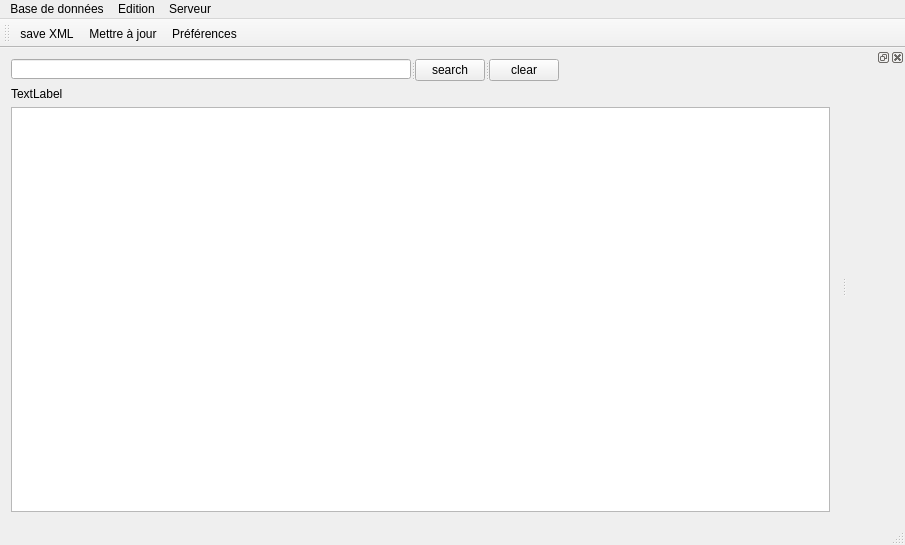
<?xml version="1.0" encoding="UTF-8"?>
<ui version="4.0">
 <class>MainWindow</class>
 <widget class="QMainWindow" name="MainWindow">
  <property name="geometry">
   <rect>
    <x>0</x>
    <y>0</y>
    <width>905</width>
    <height>545</height>
   </rect>
  </property>
  <property name="windowTitle">
   <string>MainWindow</string>
  </property>
  <widget class="QWidget" name="centralWidget">
   <layout class="QVBoxLayout" name="verticalLayout">
    <item>
     <widget class="QSplitter" name="splitter">
      <property name="maximumSize">
       <size>
        <width>554</width>
        <height>32</height>
       </size>
      </property>
      <property name="orientation">
       <enum>Qt::Horizontal</enum>
      </property>
      <widget class="QLineEdit" name="searchFiled">
       <property name="maximumSize">
        <size>
         <width>400</width>
         <height>20</height>
        </size>
       </property>
      </widget>
      <widget class="QPushButton" name="searchButton">
       <property name="maximumSize">
        <size>
         <width>70</width>
         <height>16777215</height>
        </size>
       </property>
       <property name="text">
        <string>search</string>
       </property>
      </widget>
      <widget class="QPushButton" name="clrSearchButton">
       <property name="maximumSize">
        <size>
         <width>70</width>
         <height>16777215</height>
        </size>
       </property>
       <property name="text">
        <string>clear</string>
       </property>
      </widget>
     </widget>
    </item>
    <item>
     <widget class="QLabel" name="searchLabel">
      <property name="text">
       <string>TextLabel</string>
      </property>
     </widget>
    </item>
    <item>
     <widget class="QTableView" name="tableView">
      <attribute name="verticalHeaderVisible">
       <bool>true</bool>
      </attribute>
     </widget>
    </item>
   </layout>
  </widget>
  <widget class="QMenuBar" name="menuBar">
   <property name="geometry">
    <rect>
     <x>0</x>
     <y>0</y>
     <width>905</width>
     <height>22</height>
    </rect>
   </property>
   <widget class="QMenu" name="menuBase_de_donn_es">
    <property name="title">
     <string>Base de données</string>
    </property>
    <addaction name="actionMettre_jour"/>
    <addaction name="actionSave_XML"/>
    <addaction name="actionPr_f_rences"/>
   </widget>
   <widget class="QMenu" name="menuServeur">
    <property name="title">
     <string>Serveur</string>
    </property>
    <addaction name="actionPousser"/>
    <addaction name="actionTirer"/>
   </widget>
   <widget class="QMenu" name="menuEdition">
    <property name="title">
     <string>Edition</string>
    </property>
    <addaction name="actionDuplicate"/>
    <addaction name="actionDelete"/>
   </widget>
   <addaction name="menuBase_de_donn_es"/>
   <addaction name="menuEdition"/>
   <addaction name="menuServeur"/>
  </widget>
  <widget class="QStatusBar" name="statusBar"/>
  <widget class="QDockWidget" name="dockWidget">
   <attribute name="dockWidgetArea">
    <number>2</number>
   </attribute>
   <widget class="QWidget" name="dockWidgetContents"/>
  </widget>
  <widget class="QToolBar" name="toolBar">
   <property name="windowTitle">
    <string>toolBar</string>
   </property>
   <attribute name="toolBarArea">
    <enum>TopToolBarArea</enum>
   </attribute>
   <attribute name="toolBarBreak">
    <bool>false</bool>
   </attribute>
   <addaction name="actionSave_XML"/>
   <addaction name="actionMettre_jour"/>
   <addaction name="actionPr_f_rences"/>
  </widget>
  <action name="actionMettre_jour">
   <property name="text">
    <string>Mettre à jour</string>
   </property>
  </action>
  <action name="actionSave_XML">
   <property name="text">
    <string>save XML</string>
   </property>
  </action>
  <action name="actionPr_f_rences">
   <property name="text">
    <string>Préférences</string>
   </property>
  </action>
  <action name="actionPousser">
   <property name="text">
    <string>Pousser</string>
   </property>
  </action>
  <action name="actionTirer">
   <property name="text">
    <string>Tirer</string>
   </property>
  </action>
  <action name="actionDuplicate">
   <property name="text">
    <string>Dupliquer entrée</string>
   </property>
  </action>
  <action name="actionDelete">
   <property name="text">
    <string>Supprimer entrée</string>
   </property>
  </action>
 </widget>
 <layoutdefault spacing="6" margin="11"/>
 <resources/>
 <connections/>
</ui>
